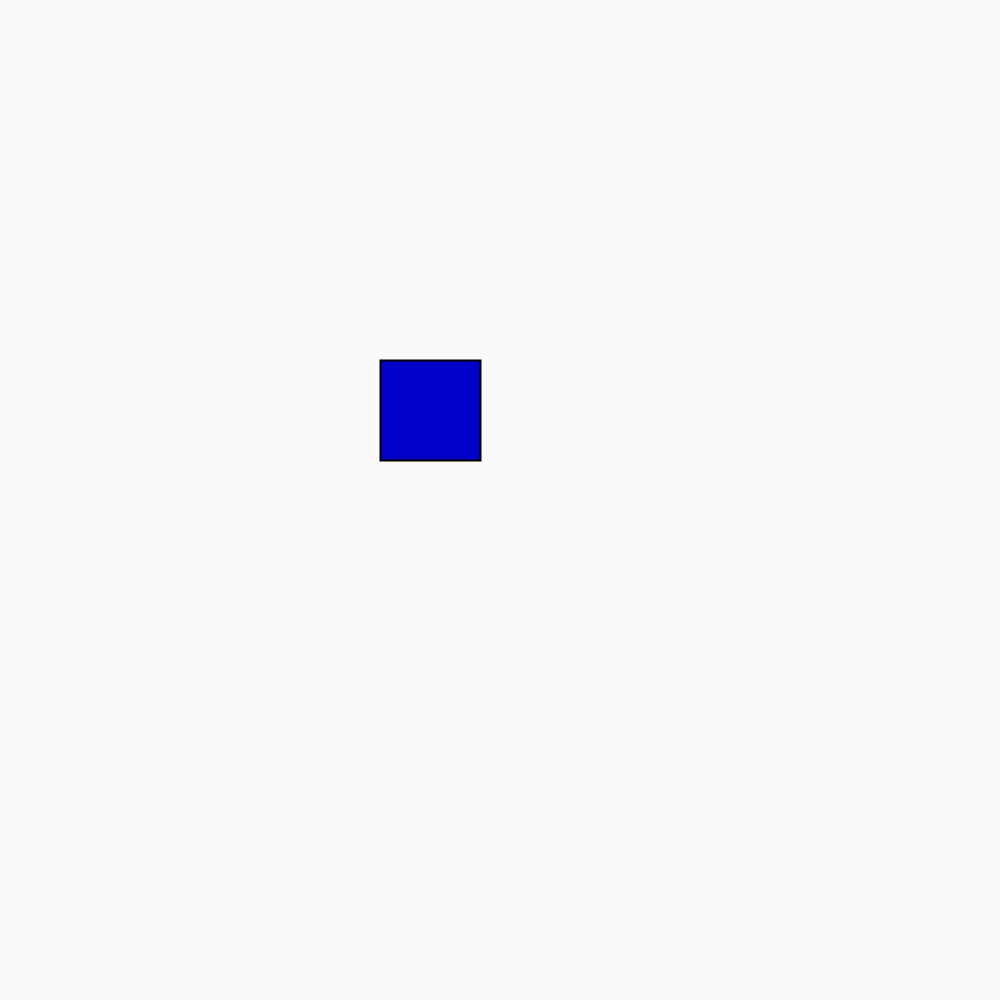
Frame 1 (no input)
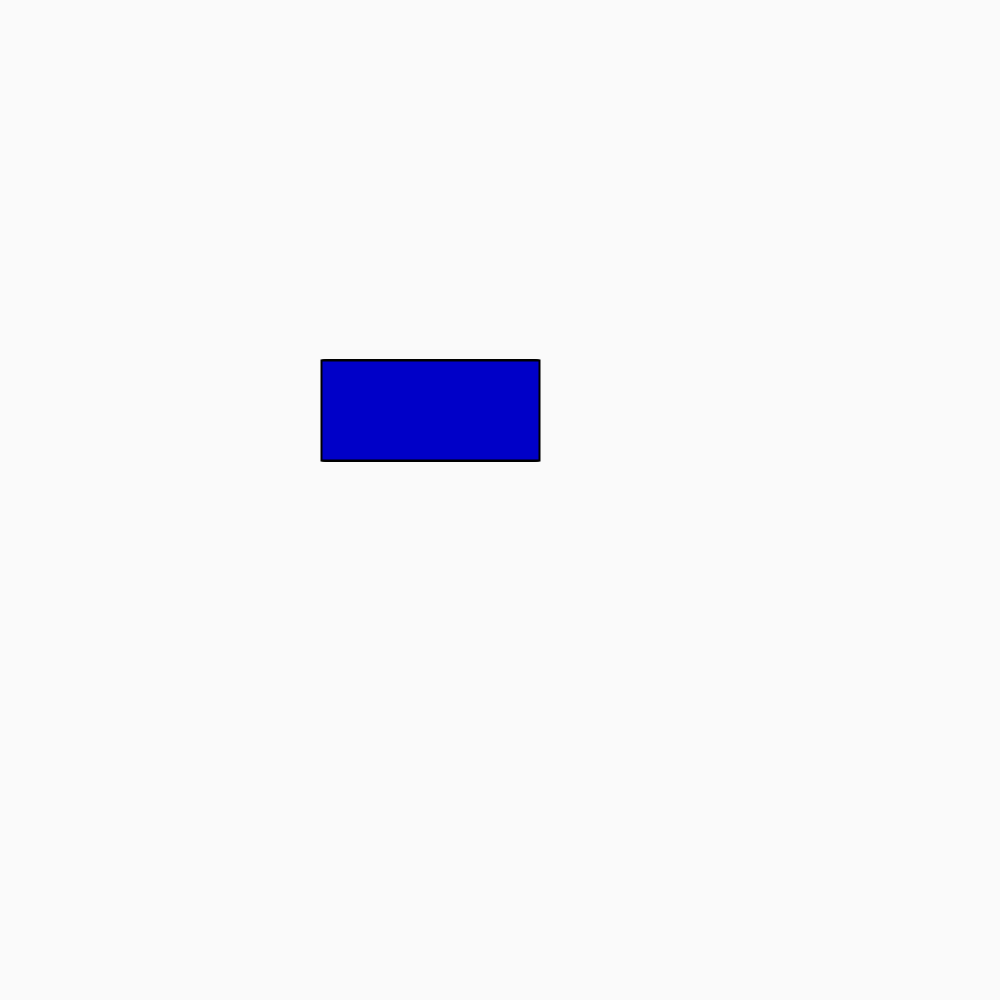
Frame 60 (the mouse pressed at the canvas centre just before this capture)
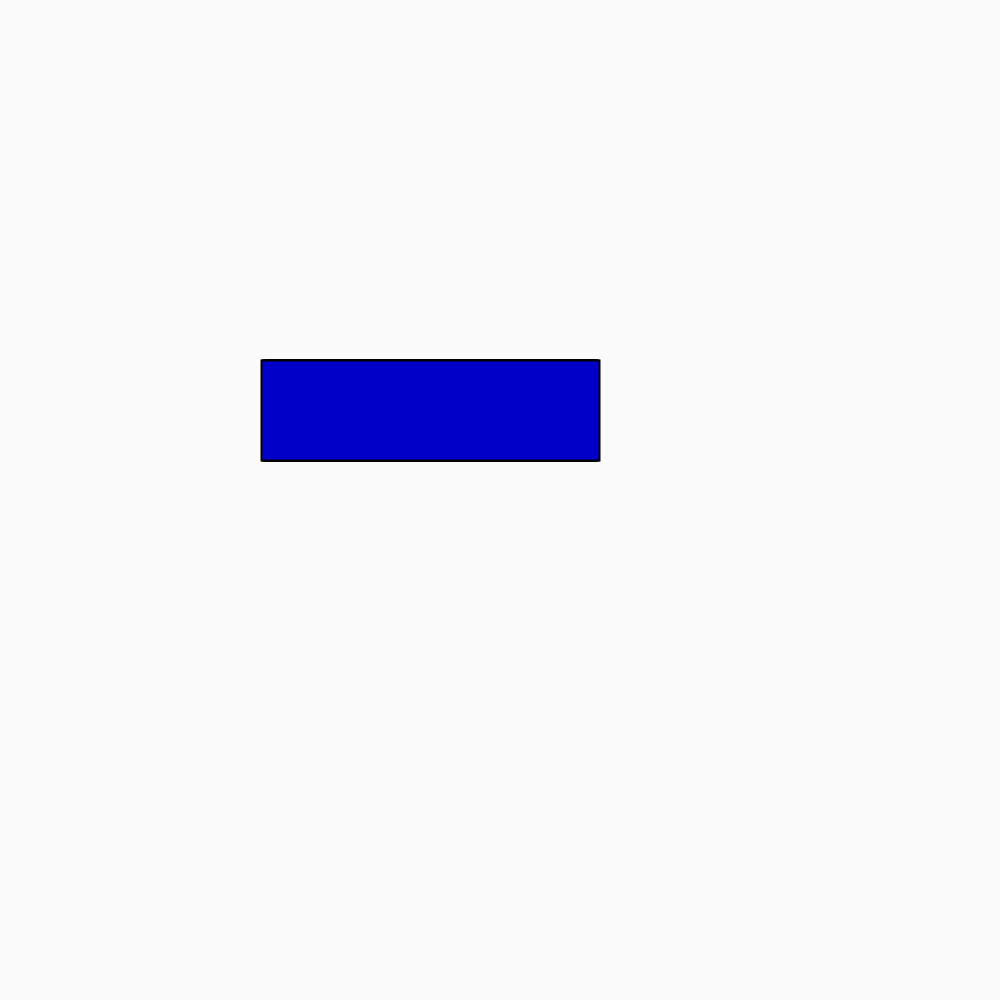
Frame 120 (the mouse held since frame 60 and released just before this capture)

The Processing sketch that drew these frames (run headless with seeded random() and noise(); from frame 60 on, the mouse is pressed at the canvas centre):

// Processing sketch: growing_rectangle
// ── growing_rectangle.pde
int x=380;
int y=360;
int i=0;

void setup(){
size(1000,1000);
background(250,250,250);
}

void draw(){
  
  strokeWeight(2);
  fill(0,0,200);
  rect(x-i,y,100+2*i,100);
  i++;
}
